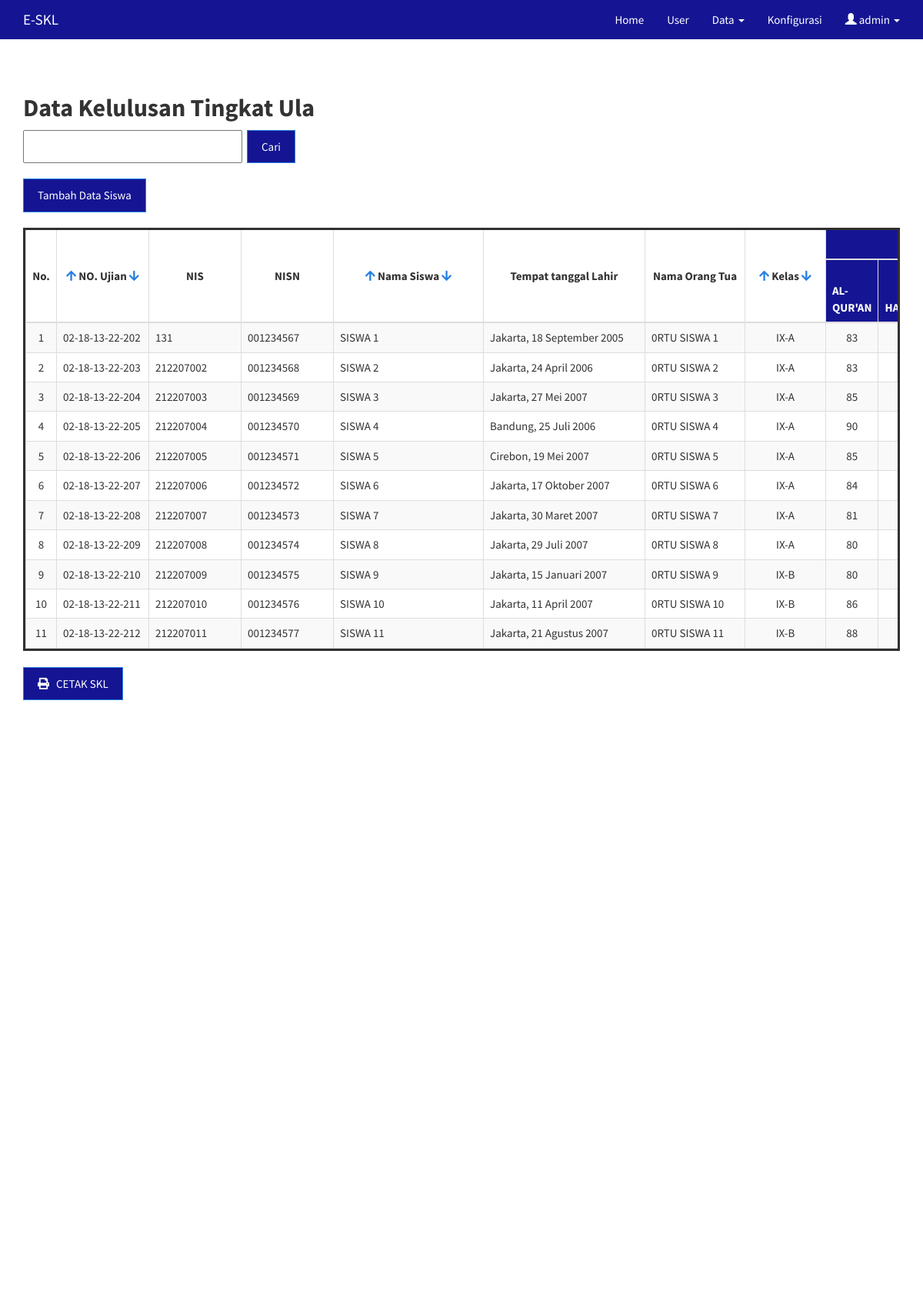
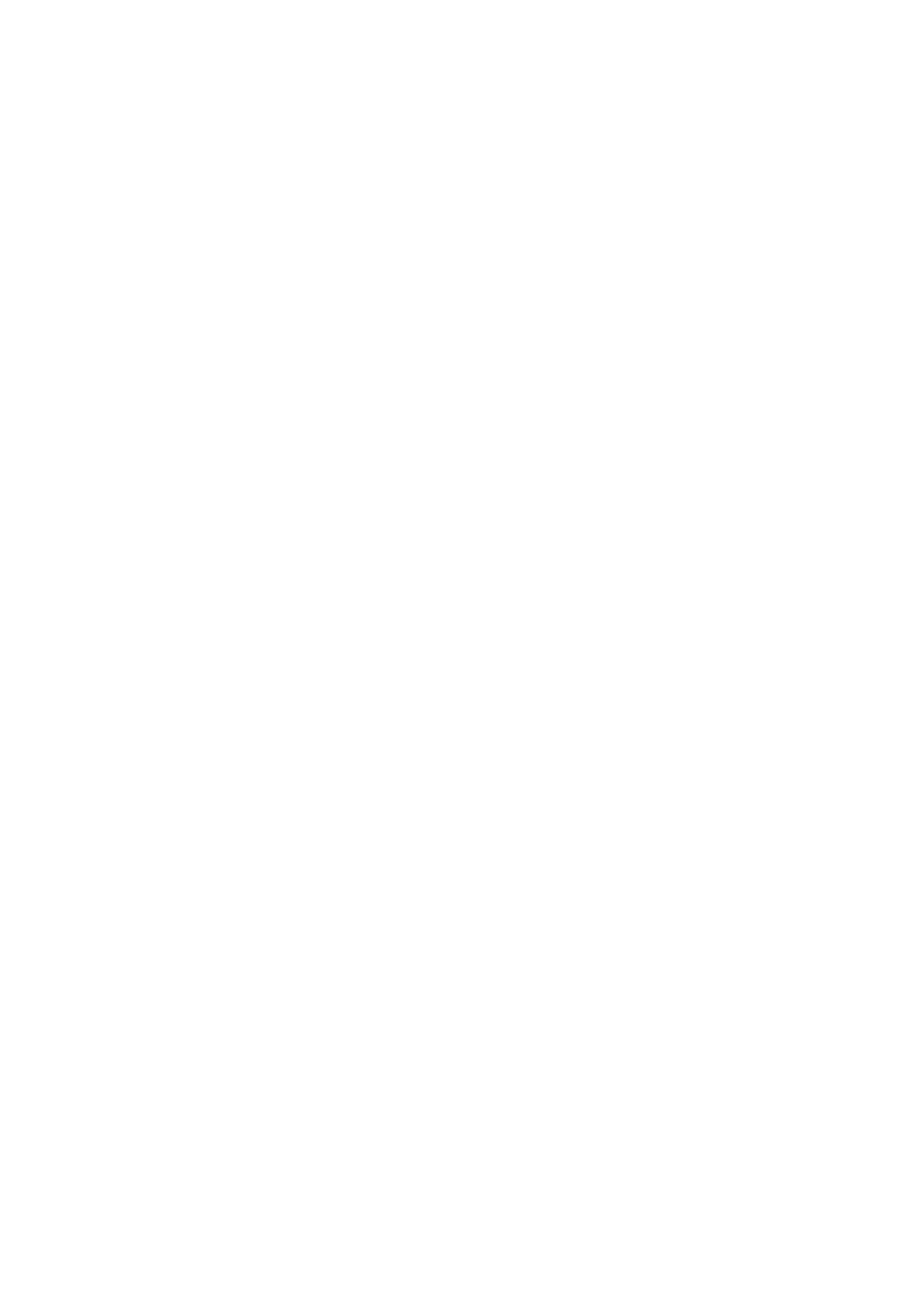
/skl-master/admin/dataula.php (signed in, upper part), run on the app's committed database (2 pictures, top to bottom).
### tables this page shows
CREATE TABLE `data_ula` (
  `id` int(11) NOT NULL AUTO_INCREMENT,
  `no_ujian` varchar(30) DEFAULT NULL,
  `nis` int(10) DEFAULT NULL,
  `nisn` varchar(10) DEFAULT NULL,
  `nama` varchar(50) DEFAULT NULL,
  `ttl` varchar(64) DEFAULT NULL,
  `ortu` varchar(32) DEFAULT NULL,
  `kls` varchar(50) DEFAULT NULL,
  `n_alquran` varchar(5) DEFAULT NULL,
  `n_hadits` varchar(5) DEFAULT NULL,
  `n_aqidah` varchar(5) DEFAULT NULL,
  `n_akhlaq` varchar(5) DEFAULT NULL,
  `n_fiqih` varchar(5) DEFAULT NULL,
  `n_tarikh_sejarah_peradaban_islam` varchar(5) DEFAULT NULL,
  `n_bahasa_arab` varchar(5) DEFAULT NULL,
  `n_ppkn` varchar(5) DEFAULT NULL,
  `n_bahasa_indonesia` varchar(5) DEFAULT NULL,
  `n_matematika` varchar(5) DEFAULT NULL,
  `n_ipa` varchar(5) DEFAULT NULL,
  `n_ips` varchar(5) DEFAULT NULL,
  `rata2` char(5) DEFAULT NULL,
  `status` tinyint(4) DEFAULT NULL,
  PRIMARY KEY (`id`),
  UNIQUE KEY `no_ujian` (`no_ujian`)
);

### skl-master/admin/dataula.php (the view, shortened to what this page needs)
<!DOCTYPE html>
<html>
<head>
</head>
<body>
    <?php
    if (isset($_SESSION['logged']) && !empty($_SESSION['logged'])) {
        include "../database.php";
        include '_header.php';
        ?>
    <link rel="stylesheet" href="https://use.fontawesome.com/releases/v5.7.2/css/all.css"
>
    <div class="container">
        <h2><b>Data Kelulusan Tingkat Ula</b></h2>
    </div>
    <div class="row">
        <div class="container">
            <form action="dataula.php" method="get">
                <div class="control-label ">
                    <input type="text" name="cari" class="col-sm-3 " style="height:43px"> &nbsp;
                    <input type="submit" class="btn btn-primary" value=" Cari">
                </div>
            </form>
            <button type="button" class="btn btn-primary" style="margin-top: 20px; margin-bottom: 20px;"
                data-toggle="modal" data-target="#exampleModalLongAddSiswa">
                Tambah Data Siswa
            </button>
            <br>
            <div class="table table-responsive wrapper">
                <table class="table table-bordered table-hover table-striped table-fixed header-fixed table-fixed head">
                    <thead style="position: sticky; top: 0; z-index: 100; background: white;">
                        <tr class="">
                            <th rowspan="2" style=" min-width:40px; vertical-align: middle; text-align: center;">
                                No.
                            </th>
                            <th rowspan="2" style=" min-width:120px; vertical-align: middle; text-align: center;">
                                <a href="<?php $_SERVER['PHP_SELF'] ?>?by=no_ujiana"><span
                                        class="fa fa-arrow-up"></span></a>
                                NO. Ujian
                                <a href="<?php $_SERVER['PHP_SELF'] ?>?by=no_ujianb"><span
                                        class="fa fa-arrow-down"></span></a>
                            </th>
                            <th rowspan="2" style=" min-width:120px; vertical-align: middle; text-align: center;">
                                NIS
                            </th>
                            <th rowspan="2" style=" min-width:120px; vertical-align: middle; text-align: center;">
                                NISN
                            </th>
                            <th rowspan="2" style=" min-width:13em; vertical-align: middle; text-align: center;"">
                            <a href=" <?php $_SERVER['PHP_SELF'] ?>?by=namaa"><span class="fa fa-arrow-up"></span></a>
                                Nama Siswa
                                <a href="<?php $_SERVER['PHP_SELF'] ?>?by=namab"><span
                                        class="fa fa-arrow-down"></span></a>
                            </th>
                            <th rowspan="2" style=" min-width:210px; vertical-align: middle; text-align: center;">
                                Tempat tanggal Lahir
                            </th>
                            <th rowspan="2" style=" min-width:130px; vertical-align: middle; text-align: center;">
                                Nama Orang Tua
                            </th>
                            <th rowspan=" 2" style=" min-width:7em; vertical-align: middle; text-align: center;">
                                <a href=" <?php $_SERVER['PHP_SELF'] ?>?by=klsa"><span
                                        class="fa fa-arrow-up"></span></a>
                                Kelas
                                <a href="<?php $_SERVER['PHP_SELF'] ?>?by=klsb"><span
                                        class="fa fa-arrow-down"></span></a>
                            </th>
                            <th colspan="12" class=" bg-primary text-center">Nilai Akhir Mata Pelajaran</th>
                        </tr>
                        <tr class="bg-primary">
                            <th>AL-QUR'AN</th>
                            <th>HADITS</th>
                        </tr>
                    </thead>
                    <tbody>
                        <?php
                            if (isset($_GET['cari'])) {
                                $cari = addslashes($_GET['cari']);
                                $qsiswa = mysqli_query($db_conn, "SELECT * FROM data_ula WHERE no_ujian like '%" . $cari . "%' OR nama like '%" . $cari . "%' OR kls like '%" . $cari . "%' ORDER BY no_ujian ASC");
                            } else {
                                $qsiswa = mysqli_query($db_conn, "SELECT * FROM data_ula");
                            }
                            $no = 1;
                            if (mysqli_num_rows($qsiswa) > 0) {
                                while ($data = mysqli_fetch_array($qsiswa)) {
                                    echo '<tr>';
                                    echo '<td class="text-center">' . $no++ . '</td>';
                                    echo '<td>' . htmlspecialchars($data['no_ujian']) . '</td>';
                                    echo '<td>' . htmlspecialchars($data['nis']) . '</td>';
                                    echo '<td>' . htmlspecialchars($data['nisn']) . '</td>';
                                    echo '<td>' . htmlspecialchars($data['nama']) . '</td>';
                                    echo '<td>' . htmlspecialchars($data['ttl']) . '</td>';
                                    echo '<td>' . htmlspecialchars($data['ortu']) . '</td>';
                                    echo '<td class="text-center">' . htmlspecialchars($data['kls']) . '</td>';
                                    echo '<td class="text-center">' . htmlspecialchars($data['n_alquran']) . '</td>';
                                    echo '<td class="text-center">' . htmlspecialchars($data['n_hadits']) . '</td>';
                                    echo '</tr>';
                                }
                            } else {
                                echo '<tr><td colspan="22" class="text-center"><em>Tidak ada data yang bisa ditampilkan!</em></td></tr>';
                            }
                            ?>
                    </tbody>
                </table>
                <form action="../print/print.php" method="POST" target="_blank">
                    <div class="row col-sm-8">
                        <button class=" btn btn-primary" type="submit" name="submit"><i class="fa fa-print"> </i> &nbsp;
                            CETAK SKL </button>
                    </div>
                </form>
            </div>
        </div>
        <?php
            include '_footer.php';
    } else {
        header('Location: ./login.php');
    }
    ?>
</body>
</html>

### skl-master/admin/_header.php (style rules this page uses)
html { position: relative; min-height: 100%; }
body { margin-bottom: 60px; }
body>.container { padding: 30px 15px 0; }
.table-fixed { height: 550px; overflow-y: auto; width: 100%; display: block; }

### data on the page
data_ula: no_ujian "02-18-13-22-202", nis "131", nisn "001234567", nama "SISWA 1", ttl "Jakarta, 18 September 2005", ortu "0RTU SISWA 1", kls "IX-A", n_alquran "83"
data_ula: no_ujian "02-18-13-22-203", nis "212207002", nisn "001234568", nama "SISWA 2", ttl "Jakarta, 24 April 2006", ortu "0RTU SISWA 2", kls "IX-A", n_alquran "83"
data_ula: no_ujian "02-18-13-22-204", nis "212207003", nisn "001234569", nama "SISWA 3", ttl "Jakarta, 27 Mei 2007", ortu "0RTU SISWA 3", kls "IX-A", n_alquran "85"
data_ula: no_ujian "02-18-13-22-205", nis "212207004", nisn "001234570", nama "SISWA 4", ttl "Bandung, 25 Juli 2006", ortu "0RTU SISWA 4", kls "IX-A", n_alquran "90"
data_ula: no_ujian "02-18-13-22-206", nis "212207005", nisn "001234571", nama "SISWA 5", ttl "Cirebon, 19 Mei 2007", ortu "0RTU SISWA 5", kls "IX-A", n_alquran "85"
data_ula: no_ujian "02-18-13-22-207", nis "212207006", nisn "001234572", nama "SISWA 6", ttl "Jakarta, 17 Oktober 2007", ortu "0RTU SISWA 6", kls "IX-A", n_alquran "84"
data_ula: no_ujian "02-18-13-22-208", nis "212207007", nisn "001234573", nama "SISWA 7", ttl "Jakarta, 30 Maret 2007", ortu "0RTU SISWA 7", kls "IX-A", n_alquran "81"
data_ula: no_ujian "02-18-13-22-209", nis "212207008", nisn "001234574", nama "SISWA 8", ttl "Jakarta, 29 Juli 2007", ortu "0RTU SISWA 8", kls "IX-A", n_alquran "80"
data_ula: no_ujian "02-18-13-22-210", nis "212207009", nisn "001234575", nama "SISWA 9", ttl "Jakarta, 15 Januari 2007", ortu "0RTU SISWA 9", kls "IX-B", n_alquran "80"
data_ula: no_ujian "02-18-13-22-211", nis "212207010", nisn "001234576", nama "SISWA 10", ttl "Jakarta, 11 April 2007", ortu "0RTU SISWA 10", kls "IX-B", n_alquran "86"
data_ula: no_ujian "02-18-13-22-212", nis "212207011", nisn "001234577", nama "SISWA 11", ttl "Jakarta, 21 Agustus 2007", ortu "0RTU SISWA 11", kls "IX-B", n_alquran "88"

### other printed values
$_SESSION['username'] "admin"
